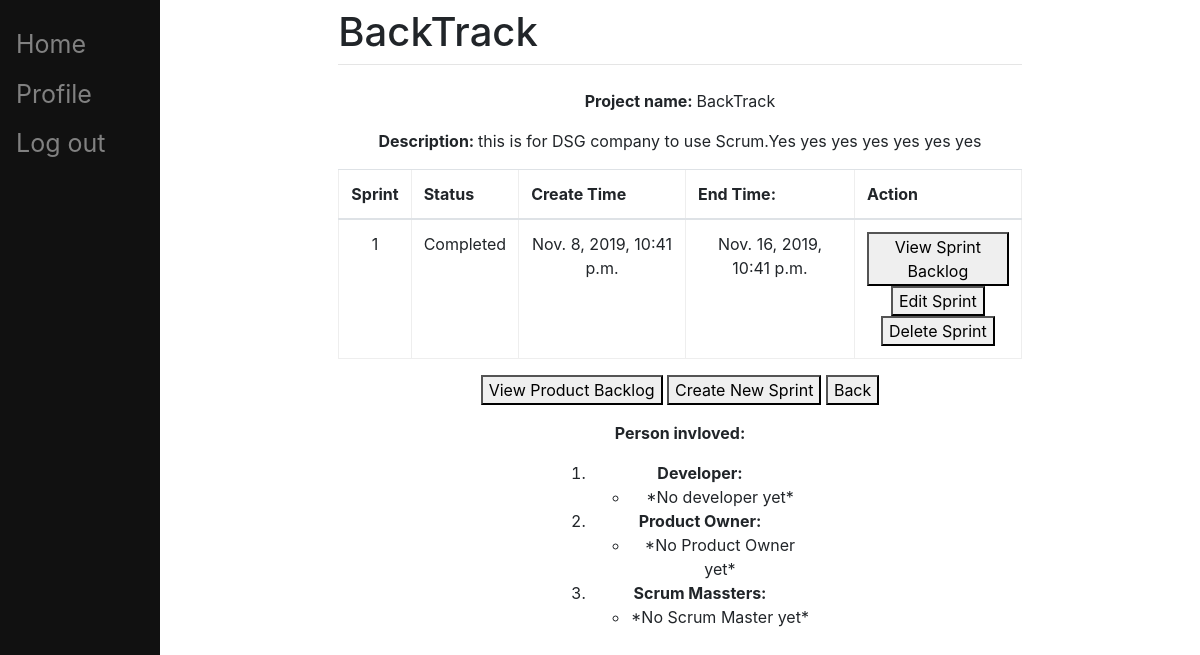
Page /pbi/viewProject/4/ (signed in) on the earlier database version.
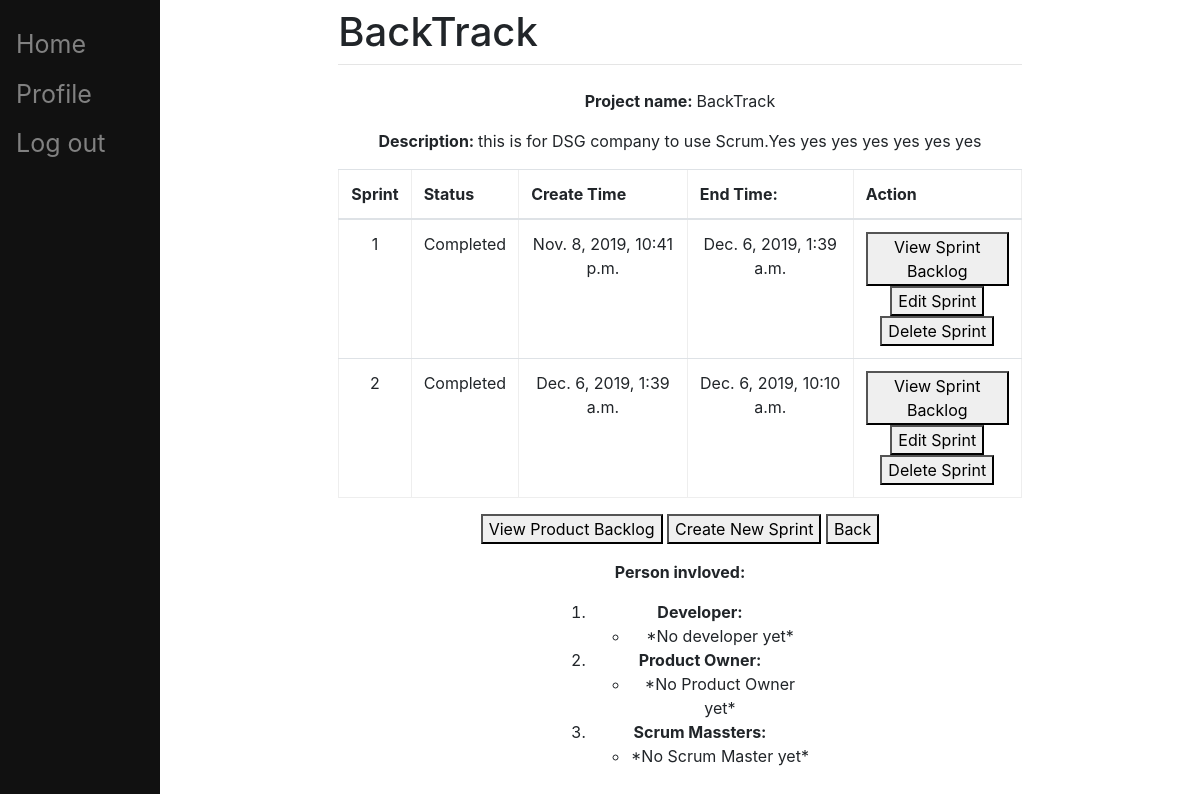
Same page on the later database version.
### pbi/models.py (models this page shows, shortened)
class Sprint(models.Model):
	STAT = (
		('Completed', 'Completed'),
		('In Progress', 'In Progress'),
		('Not yet started', 'Not yet started'),
	)
	number = models.IntegerField()
	capacity = models.IntegerField(blank=True, null=True)
	status = models.CharField(choices=STAT, default='Not yet started', max_length=200)
	create_at = models.DateTimeField(blank=True, default=timezone.now, editable=False)
	end_at = models.DateTimeField(blank=True, null=True)
	project = models.ForeignKey(Project, on_delete=models.CASCADE)

### pbi/views.py (the view)
class ProjectView(LoginRequiredMixin, TemplateView):
    login_url = '/pbi/login/'
    redirect_field_name = 'redirect_to'
    template_name = 'project_view.html'
    def get_context_data(self, **kwargs):
        project = self.kwargs['project']
        context = super().get_context_data(**kwargs)
        context['project'] = Project.objects.get(pk=project)
        context['developer_list'] = Person.objects.filter(project__pk = project, role = 'Developer')
        context['productowner_list'] = Person.objects.filter(project__pk = project, role = 'Product Owner')
        context['scrummaster_list'] = Person.objects.filter(project__pk = project, role = 'Scrum Master')
        context['sprint_list'] = Sprint.objects.filter(project__pk = project)
        return context

### templates/project_view.html (shortened to what this page needs)
{% extends "main/base.html" %}
{% block content %}
<!DOCTYPE html>
<html lang="en">
<head>
</head>
<p>
    <p align="center"><b>Project name: </b> {{project.name}} </p>
    <p align="center"><b>Description: </b> {{project.description}} </p>
	<table class="table" border="2" style="border:2px;" cellpadding="10" align="center">
		<thead>
			<tr>
				<th align="center" valign="center">Sprint</th>
				<th align="center" valign="center">Status</th>
				<th align="center" valign="center">Create Time</th>
				<th align="center" valign="center">End Time:</th>
				<th align="center" valign="center">Action</th>
			</tr>
		</thead>
		<tbody>
			{% for sprint in sprint_list %}
				<tr>
					<td align="center" valign="center">{{sprint.number}}</td>
					<td align="center" valign="center">{{sprint.status}}</td>
					<td align="center" valign="center">{{sprint.create_at}}</td>
					<td align="center" valign="center">{{sprint.end_at}}</td>
					<td align="center" valign="center">
						<button onclick="window.location.href = 'http://localhost:8000/pbi/viewSprintBacklog/{{sprint.pk}}';" value="SprintBacklog">View Sprint Backlog</button>
						<br>
						<button onclick="window.location.href = 'http://localhost:8000/pbi/updateSprint/{{sprint.pk}}';" value="SprintBacklog">Edit Sprint</button>
						<br>
						<button onclick="window.location.href = 'http://localhost:8000/pbi/deleteSprint/{{sprint.pk}}';" value="SprintBacklog">Delete Sprint</button>
					</td>
				</tr>
			{% endfor %}
		</tbody>
	</table>
	<p align="center">
		<button onclick="window.location.href = 'http://localhost:8000/pbi/viewProductbacklog/{{project.pk}}';" value="ProductBacklog">View Product Backlog</button>
		<button onclick="window.location.href = 'http://localhost:8000/pbi/createSprint/{{project.pk}}';" value="createSprint">Create New Sprint</button>
		<button onclick="window.location.href = 'http://localhost:8000/pbi/ProjectList/';" value="Back">Back</button>
	</p>
    <p align="center"><b>Person invloved:</b>
	<ol style="text-align:center;max-width:260px;margin:0 auto;">
		<li><b>Developer:</b></li>
		<ul>
			{% for developer in developer_list %}
				<li>{{developer.name}}</li>
			{% empty %}
				<li>*No developer yet*</li>
			{% endfor %}
		</ul>
		<li><b>Product Owner:</b></li>
		<ul>
			{% for productowner in productowner_list %}
				<li>{{productowner.name}}</li>
			{% empty %}
				<li>*No Product Owner yet*</li>
			{% endfor %}
		</ul>
		<li><b>Scrum Massters:</b></li>
		<ul>
			{% for scrummaster in scrummaster %}
				<li>{{scrummaster.name}}</li>
			{% empty %}
				<li>*No Scrum Master yet*</li>
			{% endfor %}
		</ul>
	</ol>
	</p>
</body>
</html>
{% endblock %}

Differences in the rows shown:
changed Sprint "Nov. 8, 2019, 10:41 p.m.": end_at "Nov. 16, 2019, 10:41 p.m." → "Dec. 6, 2019, 1:39 a.m."
added Sprint: number "2", status "Completed", create_at "Dec. 6, 2019, 1:39 a.m.", end_at "Dec. 6, 2019, 10:10 a.m."
